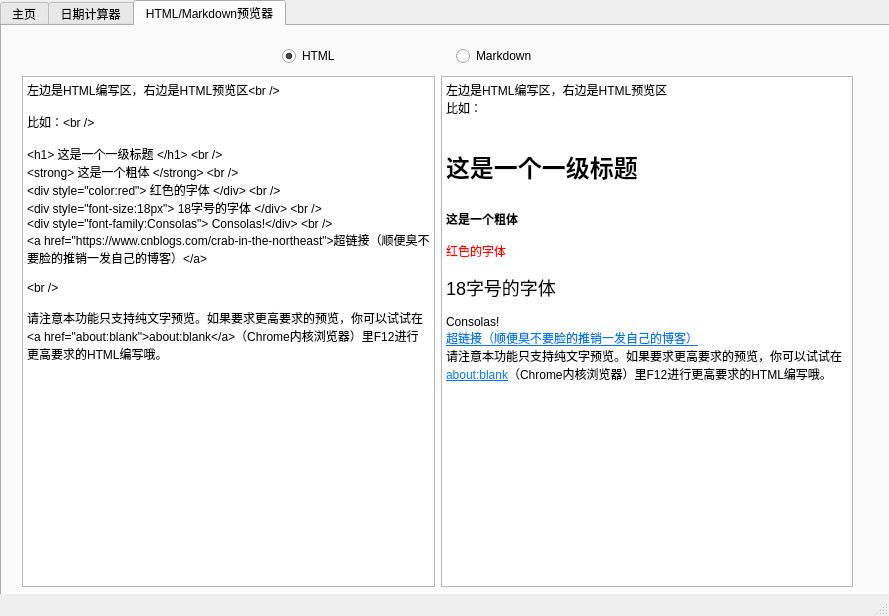
<?xml version="1.0" encoding="UTF-8"?>
<ui version="4.0">
 <class>MainWindow</class>
 <widget class="QMainWindow" name="MainWindow">
  <property name="geometry">
   <rect>
    <x>0</x>
    <y>0</y>
    <width>889</width>
    <height>616</height>
   </rect>
  </property>
  <property name="windowTitle">
   <string>MainWindow</string>
  </property>
  <widget class="QWidget" name="centralwidget">
   <widget class="QTabWidget" name="tabWidget">
    <property name="geometry">
     <rect>
      <x>0</x>
      <y>0</y>
      <width>891</width>
      <height>601</height>
     </rect>
    </property>
    <property name="currentIndex">
     <number>2</number>
    </property>
    <widget class="QWidget" name="MainPage">
     <attribute name="title">
      <string>主页</string>
     </attribute>
     <widget class="QTextBrowser" name="WelcomeText">
      <property name="geometry">
       <rect>
        <x>60</x>
        <y>120</y>
        <width>671</width>
        <height>331</height>
       </rect>
      </property>
      <property name="font">
       <font>
        <family>微软雅黑</family>
        <pointsize>16</pointsize>
       </font>
      </property>
      <property name="html">
       <string>&lt;!DOCTYPE HTML PUBLIC &quot;-//W3C//DTD HTML 4.0//EN&quot; &quot;http://www.w3.org/TR/REC-html40/strict.dtd&quot;&gt;
&lt;html&gt;&lt;head&gt;&lt;meta name=&quot;qrichtext&quot; content=&quot;1&quot; /&gt;&lt;style type=&quot;text/css&quot;&gt;
p, li { white-space: pre-wrap; }
&lt;/style&gt;&lt;/head&gt;&lt;body style=&quot; font-family:'微软雅黑'; font-size:16pt; font-weight:400; font-style:normal;&quot;&gt;
&lt;p style=&quot; margin-top:0px; margin-bottom:0px; margin-left:0px; margin-right:0px; -qt-block-indent:0; text-indent:0px;&quot;&gt;&lt;span style=&quot; font-family:'SimSun'; font-weight:600;&quot;&gt;欢迎来到啊哈工具箱！&lt;/span&gt;&lt;/p&gt;
&lt;p style=&quot;-qt-paragraph-type:empty; margin-top:0px; margin-bottom:0px; margin-left:0px; margin-right:0px; -qt-block-indent:0; text-indent:0px; font-family:'SimSun';&quot;&gt;&lt;br /&gt;&lt;/p&gt;
&lt;p style=&quot; margin-top:0px; margin-bottom:0px; margin-left:0px; margin-right:0px; -qt-block-indent:0; text-indent:0px;&quot;&gt;&lt;span style=&quot; font-family:'SimSun';&quot;&gt;请在上方的菜单栏中单击进入相应的功能。&lt;/span&gt;&lt;/p&gt;&lt;/body&gt;&lt;/html&gt;</string>
      </property>
     </widget>
    </widget>
    <widget class="QWidget" name="DateCalculatorPage">
     <attribute name="title">
      <string>日期计算器</string>
     </attribute>
     <widget class="QDateEdit" name="Date1">
      <property name="geometry">
       <rect>
        <x>100</x>
        <y>130</y>
        <width>110</width>
        <height>22</height>
       </rect>
      </property>
      <property name="displayFormat">
       <string>yyyy/M/d</string>
      </property>
      <property name="calendarPopup">
       <bool>true</bool>
      </property>
     </widget>
     <widget class="QDateEdit" name="Date2">
      <property name="geometry">
       <rect>
        <x>550</x>
        <y>130</y>
        <width>110</width>
        <height>22</height>
       </rect>
      </property>
      <property name="dateTime">
       <datetime>
        <hour>0</hour>
        <minute>0</minute>
        <second>0</second>
        <year>2000</year>
        <month>1</month>
        <day>5</day>
       </datetime>
      </property>
      <property name="displayFormat">
       <string>yyyy/M/d</string>
      </property>
      <property name="calendarPopup">
       <bool>true</bool>
      </property>
     </widget>
     <widget class="QLabel" name="IntervalDaysLabel">
      <property name="geometry">
       <rect>
        <x>330</x>
        <y>160</y>
        <width>71</width>
        <height>20</height>
       </rect>
      </property>
      <property name="font">
       <font>
        <family>微软雅黑</family>
        <pointsize>12</pointsize>
       </font>
      </property>
      <property name="text">
       <string> 相隔天数</string>
      </property>
     </widget>
     <widget class="QSpinBox" name="IntervalDays">
      <property name="geometry">
       <rect>
        <x>320</x>
        <y>130</y>
        <width>91</width>
        <height>22</height>
       </rect>
      </property>
      <property name="suffix">
       <string> 天</string>
      </property>
      <property name="minimum">
       <number>-99999</number>
      </property>
      <property name="maximum">
       <number>99999</number>
      </property>
      <property name="value">
       <number>4</number>
      </property>
     </widget>
     <widget class="QLabel" name="Date1WeekDayDisplay">
      <property name="geometry">
       <rect>
        <x>120</x>
        <y>160</y>
        <width>81</width>
        <height>21</height>
       </rect>
      </property>
      <property name="font">
       <font>
        <family>微软雅黑</family>
        <pointsize>12</pointsize>
       </font>
      </property>
      <property name="text">
       <string>周六</string>
      </property>
     </widget>
     <widget class="QLabel" name="Date2WeekDayDisplay">
      <property name="geometry">
       <rect>
        <x>580</x>
        <y>160</y>
        <width>81</width>
        <height>21</height>
       </rect>
      </property>
      <property name="font">
       <font>
        <family>微软雅黑</family>
        <pointsize>12</pointsize>
       </font>
      </property>
      <property name="text">
       <string>周三</string>
      </property>
     </widget>
     <widget class="QLabel" name="Date1IsLeapYear">
      <property name="geometry">
       <rect>
        <x>120</x>
        <y>190</y>
        <width>81</width>
        <height>21</height>
       </rect>
      </property>
      <property name="font">
       <font>
        <family>微软雅黑</family>
        <pointsize>12</pointsize>
       </font>
      </property>
      <property name="text">
       <string>闰年</string>
      </property>
     </widget>
     <widget class="QLabel" name="Date2IsLeapYear">
      <property name="geometry">
       <rect>
        <x>580</x>
        <y>190</y>
        <width>81</width>
        <height>21</height>
       </rect>
      </property>
      <property name="font">
       <font>
        <family>微软雅黑</family>
        <pointsize>12</pointsize>
       </font>
      </property>
      <property name="text">
       <string>闰年</string>
      </property>
     </widget>
     <widget class="QLabel" name="Date1DayOfYearDisplay">
      <property name="geometry">
       <rect>
        <x>100</x>
        <y>220</y>
        <width>151</width>
        <height>21</height>
       </rect>
      </property>
      <property name="font">
       <font>
        <family>微软雅黑</family>
        <pointsize>12</pointsize>
       </font>
      </property>
      <property name="text">
       <string>2000年的第1天</string>
      </property>
     </widget>
     <widget class="QLabel" name="Date2DayOfYearDisplay">
      <property name="geometry">
       <rect>
        <x>550</x>
        <y>220</y>
        <width>181</width>
        <height>21</height>
       </rect>
      </property>
      <property name="font">
       <font>
        <family>微软雅黑</family>
        <pointsize>12</pointsize>
       </font>
      </property>
      <property name="text">
       <string>2000年的第5天</string>
      </property>
     </widget>
     <widget class="QTextBrowser" name="DateCalculatorHelp">
      <property name="geometry">
       <rect>
        <x>50</x>
        <y>300</y>
        <width>761</width>
        <height>211</height>
       </rect>
      </property>
      <property name="font">
       <font>
        <family>微软雅黑</family>
        <pointsize>16</pointsize>
       </font>
      </property>
      <property name="html">
       <string>&lt;!DOCTYPE HTML PUBLIC &quot;-//W3C//DTD HTML 4.0//EN&quot; &quot;http://www.w3.org/TR/REC-html40/strict.dtd&quot;&gt;
&lt;html&gt;&lt;head&gt;&lt;meta name=&quot;qrichtext&quot; content=&quot;1&quot; /&gt;&lt;style type=&quot;text/css&quot;&gt;
p, li { white-space: pre-wrap; }
&lt;/style&gt;&lt;/head&gt;&lt;body style=&quot; font-family:'微软雅黑'; font-size:16pt; font-weight:400; font-style:normal;&quot;&gt;
&lt;p style=&quot; margin-top:0px; margin-bottom:0px; margin-left:0px; margin-right:0px; -qt-block-indent:0; text-indent:0px;&quot;&gt;使用说明：本日期计算器中可编辑的部分有三个：第一日期、相隔天数（支持负数）、第二日期。&lt;/p&gt;
&lt;p style=&quot;-qt-paragraph-type:empty; margin-top:0px; margin-bottom:0px; margin-left:0px; margin-right:0px; -qt-block-indent:0; text-indent:0px;&quot;&gt;&lt;br /&gt;&lt;/p&gt;
&lt;p style=&quot; margin-top:0px; margin-bottom:0px; margin-left:0px; margin-right:0px; -qt-block-indent:0; text-indent:0px;&quot;&gt;当您编辑一个部分的时候，计算器将会计算并更改其他两个部分。&lt;/p&gt;
&lt;p style=&quot;-qt-paragraph-type:empty; margin-top:0px; margin-bottom:0px; margin-left:0px; margin-right:0px; -qt-block-indent:0; text-indent:0px;&quot;&gt;&lt;br /&gt;&lt;/p&gt;
&lt;p style=&quot; margin-top:0px; margin-bottom:0px; margin-left:0px; margin-right:0px; -qt-block-indent:0; text-indent:0px;&quot;&gt;当您编辑两个日期中的任意一个，优先更改相隔天数；&lt;/p&gt;
&lt;p style=&quot; margin-top:0px; margin-bottom:0px; margin-left:0px; margin-right:0px; -qt-block-indent:0; text-indent:0px;&quot;&gt;当您编辑相隔天数，优先更改第二日期。&lt;/p&gt;&lt;/body&gt;&lt;/html&gt;</string>
      </property>
     </widget>
    </widget>
    <widget class="QWidget" name="HTMLMDPreviewPage">
     <attribute name="title">
      <string>HTML/Markdown预览器</string>
     </attribute>
     <widget class="QWidget" name="horizontalLayoutWidget">
      <property name="geometry">
       <rect>
        <x>20</x>
        <y>50</y>
        <width>831</width>
        <height>511</height>
       </rect>
      </property>
      <layout class="QHBoxLayout" name="horizontalLayout">
       <item>
        <widget class="QPlainTextEdit" name="HTMLEdit">
         <property name="plainText">
          <string>左边是HTML编写区，右边是HTML预览区&lt;br&gt;

比如：&lt;br&gt;

&lt;h1&gt; 这是一个一级标题 &lt;/h1&gt; &lt;br&gt;
&lt;strong&gt; 这是一个粗体 &lt;/strong&gt; &lt;br&gt;
&lt;div style = &quot;color:red&quot;&gt; 红色的字体 &lt;/div&gt; &lt;br&gt;
&lt;div style = &quot;font-size:18px&quot;&gt; 18字号的字体 &lt;/div&gt; &lt;br&gt;
&lt;div style = &quot;font-family: Consolas&quot;&gt; Consolas!&lt;/div&gt; &lt;br&gt;
&lt;a href = &quot;https://www.cnblogs.com/crab-in-the-northeast&quot;&gt;超链接（顺便臭不要脸的推销一发自己的博客）&lt;/a&gt;

&lt;br&gt;

请注意本功能只支持纯文字预览。如果要求更高要求的预览，你可以试试在&lt;a href = &quot;about:blank&quot;&gt;about:blank&lt;/a&gt;（Chrome内核浏览器）里F12进行更高要求的HTML编写哦。</string>
         </property>
        </widget>
       </item>
       <item>
        <widget class="QTextBrowser" name="HTMLPreview">
         <property name="html">
          <string>&lt;!DOCTYPE HTML PUBLIC &quot;-//W3C//DTD HTML 4.0//EN&quot; &quot;http://www.w3.org/TR/REC-html40/strict.dtd&quot;&gt;
&lt;html&gt;&lt;head&gt;&lt;meta name=&quot;qrichtext&quot; content=&quot;1&quot; /&gt;&lt;style type=&quot;text/css&quot;&gt;
p, li { white-space: pre-wrap; }
&lt;/style&gt;&lt;/head&gt;&lt;body style=&quot; font-family:'SimSun'; font-size:9pt; font-weight:400; font-style:normal;&quot;&gt;
&lt;p style=&quot; margin-top:0px; margin-bottom:0px; margin-left:0px; margin-right:0px; -qt-block-indent:0; text-indent:0px;&quot;&gt;左边是HTML编写区，右边是HTML预览区&lt;br /&gt;比如：&lt;br /&gt;&lt;/p&gt;
&lt;h1 style=&quot; margin-top:18px; margin-bottom:12px; margin-left:0px; margin-right:0px; -qt-block-indent:0; text-indent:0px;&quot;&gt;&lt;span style=&quot; font-size:xx-large; font-weight:600;&quot;&gt;这是一个一级标题 &lt;/span&gt;&lt;/h1&gt;
&lt;p style=&quot; margin-top:0px; margin-bottom:0px; margin-left:0px; margin-right:0px; -qt-block-indent:0; text-indent:0px;&quot;&gt;&lt;br /&gt;&lt;span style=&quot; font-weight:600;&quot;&gt;这是一个粗体 &lt;/span&gt;&lt;br /&gt;&lt;/p&gt;
&lt;p style=&quot; margin-top:0px; margin-bottom:0px; margin-left:0px; margin-right:0px; -qt-block-indent:0; text-indent:0px;&quot;&gt;&lt;span style=&quot; color:#ff0000;&quot;&gt;红色的字体 &lt;/span&gt;&lt;br /&gt;&lt;/p&gt;
&lt;p style=&quot; margin-top:0px; margin-bottom:0px; margin-left:0px; margin-right:0px; -qt-block-indent:0; text-indent:0px;&quot;&gt;&lt;span style=&quot; font-size:18px;&quot;&gt;18字号的字体 &lt;/span&gt;&lt;br /&gt;&lt;/p&gt;
&lt;p style=&quot; margin-top:0px; margin-bottom:0px; margin-left:0px; margin-right:0px; -qt-block-indent:0; text-indent:0px;&quot;&gt;&lt;span style=&quot; font-family:'Consolas';&quot;&gt;Consolas!&lt;/span&gt;&lt;br /&gt;&lt;a href=&quot;https://www.cnblogs.com/crab-in-the-northeast&quot;&gt;&lt;span style=&quot; text-decoration: underline; color:#007af4;&quot;&gt;超链接（顺便臭不要脸的推销一发自己的博客）&lt;/span&gt;&lt;/a&gt; &lt;br /&gt;请注意本功能只支持纯文字预览。如果要求更高要求的预览，你可以试试在&lt;a href=&quot;about:blank&quot;&gt;&lt;span style=&quot; text-decoration: underline; color:#007af4;&quot;&gt;about:blank&lt;/span&gt;&lt;/a&gt;（Chrome内核浏览器）里F12进行更高要求的HTML编写哦。&lt;/p&gt;&lt;/body&gt;&lt;/html&gt;</string>
         </property>
         <property name="openExternalLinks">
          <bool>true</bool>
         </property>
        </widget>
       </item>
      </layout>
     </widget>
     <widget class="QWidget" name="horizontalLayoutWidget_2">
      <property name="geometry">
       <rect>
        <x>280</x>
        <y>20</y>
        <width>341</width>
        <height>21</height>
       </rect>
      </property>
      <layout class="QHBoxLayout" name="horizontalLayout_2">
       <item>
        <widget class="QRadioButton" name="BtnHTMLPreview">
         <property name="text">
          <string>HTML</string>
         </property>
         <property name="checked">
          <bool>true</bool>
         </property>
        </widget>
       </item>
       <item>
        <widget class="QRadioButton" name="BtnMarkdownPreview">
         <property name="text">
          <string>Markdown</string>
         </property>
        </widget>
       </item>
      </layout>
     </widget>
    </widget>
   </widget>
  </widget>
  <widget class="QStatusBar" name="statusbar"/>
 </widget>
 <resources/>
 <connections/>
</ui>
